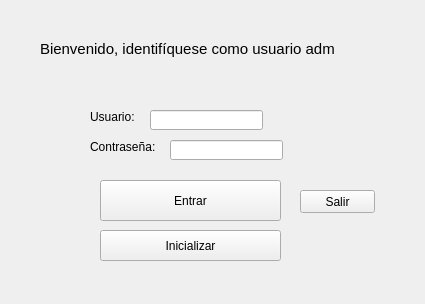
<?xml version="1.0" encoding="UTF-8"?>
<ui version="4.0">
 <class>MainWindow</class>
 <widget class="QMainWindow" name="MainWindow">
  <property name="geometry">
   <rect>
    <x>0</x>
    <y>0</y>
    <width>425</width>
    <height>304</height>
   </rect>
  </property>
  <property name="windowTitle">
   <string>MainWindow</string>
  </property>
  <widget class="QWidget" name="centralWidget">
   <widget class="QLabel" name="label">
    <property name="geometry">
     <rect>
      <x>40</x>
      <y>40</y>
      <width>294</width>
      <height>18</height>
     </rect>
    </property>
    <property name="font">
     <font>
      <pointsize>11</pointsize>
     </font>
    </property>
    <property name="text">
     <string>Bienvenido, identifíquese como usuario admin</string>
    </property>
   </widget>
   <widget class="QLabel" name="label_2">
    <property name="geometry">
     <rect>
      <x>90</x>
      <y>110</y>
      <width>47</width>
      <height>13</height>
     </rect>
    </property>
    <property name="font">
     <font>
      <pointsize>9</pointsize>
     </font>
    </property>
    <property name="text">
     <string>Usuario:</string>
    </property>
   </widget>
   <widget class="QLabel" name="label_3">
    <property name="geometry">
     <rect>
      <x>90</x>
      <y>140</y>
      <width>65</width>
      <height>14</height>
     </rect>
    </property>
    <property name="font">
     <font>
      <pointsize>9</pointsize>
     </font>
    </property>
    <property name="text">
     <string>Contraseña:</string>
    </property>
   </widget>
   <widget class="QLineEdit" name="usuario">
    <property name="geometry">
     <rect>
      <x>150</x>
      <y>110</y>
      <width>113</width>
      <height>20</height>
     </rect>
    </property>
   </widget>
   <widget class="QLineEdit" name="contra">
    <property name="geometry">
     <rect>
      <x>170</x>
      <y>140</y>
      <width>113</width>
      <height>20</height>
     </rect>
    </property>
   </widget>
   <widget class="QPushButton" name="pushButton">
    <property name="geometry">
     <rect>
      <x>100</x>
      <y>180</y>
      <width>181</width>
      <height>41</height>
     </rect>
    </property>
    <property name="text">
     <string>Entrar</string>
    </property>
   </widget>
   <widget class="QPushButton" name="pushButton_2">
    <property name="geometry">
     <rect>
      <x>300</x>
      <y>190</y>
      <width>75</width>
      <height>23</height>
     </rect>
    </property>
    <property name="text">
     <string>Salir</string>
    </property>
   </widget>
   <widget class="QPushButton" name="pushButton_3">
    <property name="geometry">
     <rect>
      <x>100</x>
      <y>230</y>
      <width>181</width>
      <height>31</height>
     </rect>
    </property>
    <property name="text">
     <string>Inicializar</string>
    </property>
   </widget>
   <widget class="QLabel" name="result">
    <property name="geometry">
     <rect>
      <x>60</x>
      <y>70</y>
      <width>281</width>
      <height>20</height>
     </rect>
    </property>
    <property name="text">
     <string/>
    </property>
   </widget>
  </widget>
 </widget>
 <layoutdefault spacing="6" margin="11"/>
 <resources/>
 <connections/>
</ui>
